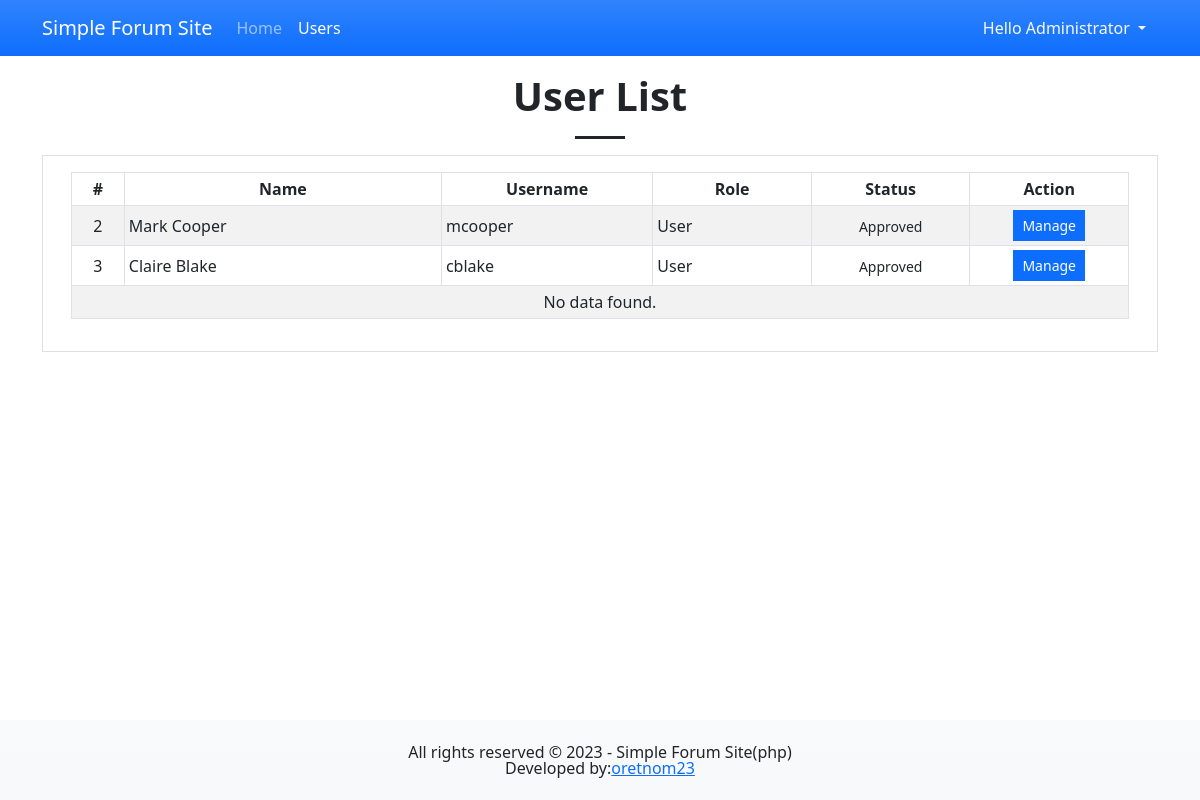
Page /?page=users (signed in) on the committed database.
### tables this page shows
CREATE TABLE `user_list` (
            `user_id` INTEGER NOT NULL PRIMARY KEY AUTOINCREMENT,
            `fullname` INTEGER NOT NULL,
            `username` TEXT NOT NULL,
            `password` TEXT NOT NULL,
            `type` TINYINT(1) NOT NULL Default 0,
            `status` TINYINT(1) NOT NULL Default 0,
            `date_created` TIMESTAMP DEFAULT CURRENT_TIMESTAMP
        );

### users.php (the view, shortened to what this page needs)
<?php
$sql = "SELECT `user_id`, `fullname`, `username`, `status`, `type` FROM `user_list` where `user_id` NOT IN (1, {$_SESSION['user_id']})";
$query = $conn->query($sql);
?>
<h1 class="text-center fw-bolder">User List</h1>
<hr class="mx-auto opacity-100" style="width:50px;height:3px">
<div class="card rounded-0">
    <div class="card-body">
        <div class="container">
            <div class="table-responsive">
                <table class="table table-striped table-bordered table-sm">
                    <colgroup>
                        <col width="5%">
                        <col width="30%">
                        <col width="20%">
                        <col width="15%">
                        <col width="15%">
                        <col width="15%">
                    </colgroup>
                    <thead>
                        <tr>
                            <th class="text-center">#</th>
                            <th class="text-center">Name</th>
                            <th class="text-center">Username</th>
                            <th class="text-center">Role</th>
                            <th class="text-center">Status</th>
                            <th class="text-center">Action</th>
                        </tr>
                    </thead>
                    <tbody>
                        <?php while($row = $query->fetchArray()): ?>
                            <tr>
                                <td class="text-center"><?= $row['user_id'] ?></td>
                                <td><?= $row['fullname'] ?></td>
                                <td><?= $row['username'] ?></td>
                                <td>
                                    <?php
                                    switch($row['type']){
                                        case 2:
                                            echo 'User';
                                            break;
                                    }
                                    ?>
                                </td>
                                <td class="text-center">
                                    <?php
                                        switch($row['status']){
                                            case 1:
                                                echo "<small class='text-body-tertiary'>Approved</small>";
                                                break;
                                        }
                                    ?>
                                </td>
                                <td class="text-center">
                                    <div class="btn-group btn-group-sm">
                                        <a href="./?page=manage_user&id=<?= $row['user_id'] ?>" class="btn btn-sm btn-primary rounded-0">Manage</a>
                                    </div>
                                </td>
                            </tr>
                        <?php endwhile; ?>
                        <?php if(!$query->fetchArray()): ?>
                            <tr>
                                <td colspan="6" class="text-center">No data found.</td>
                            </tr>
                        <?php endif; ?>
                    </tbody>
                </table>
            </div>
        </div>
    </div>
</div>

### css/custom.css (style rules this page uses)
html, body { margin: unset; height: 100%; width: 100%; overflow-x: hidden; }
body { padding-bottom:5em; }
table th, table td { vertical-align: middle !important; }

### rows in the picture
user_list: user_id "2", fullname "Mark Cooper", username "mcooper", type "User", status "Approved"
user_list: user_id "3", fullname "Claire Blake", username "cblake", type "User", status "Approved"

### other values in the picture
$_SESSION['fullname'] "Administrator"
